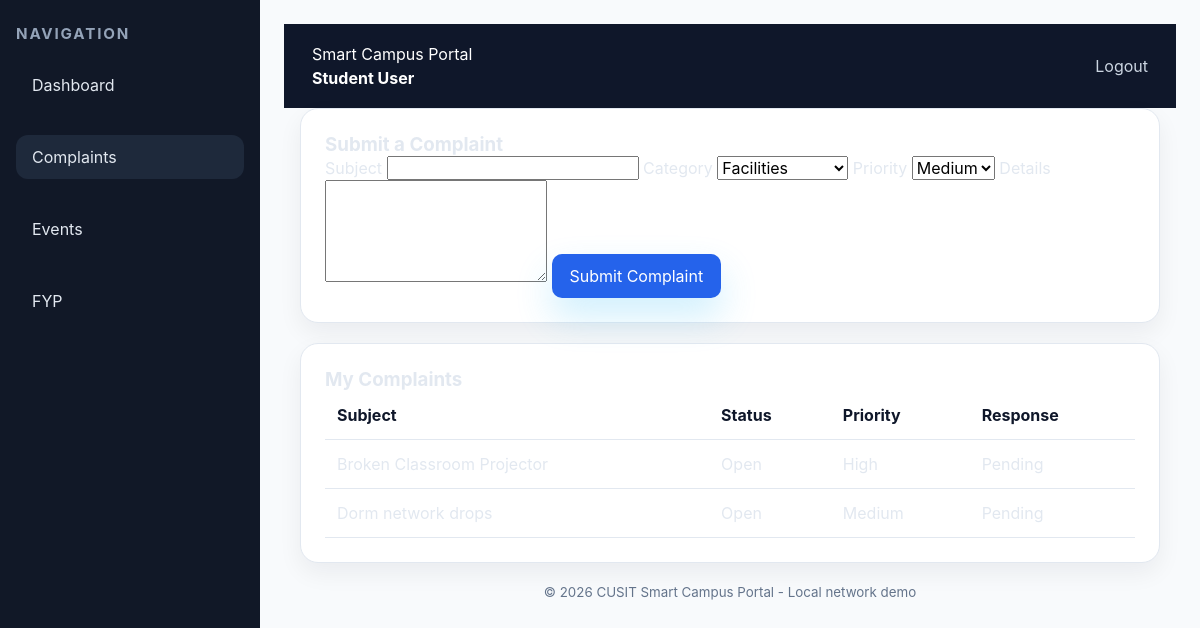
Screenshot of /student/complaints.php (signed in) with the database file from the repository.
### tables this page shows
CREATE TABLE users (
    id INT AUTO_INCREMENT PRIMARY KEY,
    name VARCHAR(100) NOT NULL,
    email VARCHAR(150) NOT NULL UNIQUE,
    password_hash VARCHAR(255) NOT NULL,
    role ENUM('admin','student') NOT NULL,
    created_at TIMESTAMP DEFAULT CURRENT_TIMESTAMP
);

CREATE TABLE complaints (
    id INT AUTO_INCREMENT PRIMARY KEY,
    student_id INT NOT NULL,
    category VARCHAR(100) NOT NULL,
    priority ENUM('Low','Medium','High') NOT NULL DEFAULT 'Medium',
    subject VARCHAR(255) NOT NULL,
    details TEXT NOT NULL,
    status ENUM('Open','In Progress','Resolved','Escalated') NOT NULL DEFAULT 'Open',
    admin_response TEXT,
    created_at TIMESTAMP DEFAULT CURRENT_TIMESTAMP,
    updated_at TIMESTAMP DEFAULT CURRENT_TIMESTAMP ON UPDATE CURRENT_TIMESTAMP,
    FOREIGN KEY (student_id) REFERENCES users(id) ON DELETE CASCADE
);

### includes/auth.php (called while the page is built, shortened)
<?php
require_once __DIR__ . '/../config.php';
function is_logged_in() {
    return !empty($_SESSION['user_id']);
}
function current_user_id() {
    return $_SESSION['user_id'] ?? null;
}

### config.php (called while the page is built, shortened)
<?php
function db_connect() {
    static $pdo = null;
    if ($pdo === null) {
        $dsn = 'mysql:host=' . DB_HOST . ';dbname=' . DB_NAME . ';charset=utf8mb4';
        $options = [
            PDO::ATTR_ERRMODE => PDO::ERRMODE_EXCEPTION,
            PDO::ATTR_DEFAULT_FETCH_MODE => PDO::FETCH_ASSOC,
            PDO::ATTR_EMULATE_PREPARES => false,
        ];
        try {
            $pdo = new PDO($dsn, DB_USER, DB_PASS, $options);
        } catch (PDOException $e) {
            throw new PDOException('Unable to connect to the database. Please make sure MySQL is running and the database "' . DB_NAME . '" exists. ' . $e->getMessage(), (int)$e->getCode(), $e);
        }
    }
    return $pdo;
}

### includes/functions.php (called while the page is built, shortened)
<?php
require_once __DIR__ . '/../config.php';
function fetch_all($query, $params = []) {
    $stmt = db_connect()->prepare($query);
    $stmt->execute($params);
    return $stmt->fetchAll();
}
function fetch_one($query, $params = []) {
    $stmt = db_connect()->prepare($query);
    $stmt->execute($params);
    return $stmt->fetch();
}
function sanitize($value) {
    return htmlspecialchars($value, ENT_QUOTES, 'UTF-8');
}
function current_user() {
    return fetch_one('SELECT id, name, email, role FROM users WHERE id = ?', [current_user_id()]);
}

### student/complaints.php (the view, shortened to what this page needs)
<?php
require_once __DIR__ . '/../includes/auth.php';
require_once __DIR__ . '/../includes/functions.php';
$complaints = fetch_all('SELECT * FROM complaints WHERE student_id = ? ORDER BY created_at DESC', [current_user_id()]);
?>
<!DOCTYPE html>
<html lang="en">
<head>
    <link rel="stylesheet" href="../assets/css/style.css">
</head>
<body>
<div class="page-shell">
    <?php include __DIR__ . '/../includes/sidebar.php'; ?>
    <div class="main-content">
        <?php include __DIR__ . '/../includes/header.php'; ?>
        <div class="container">
            <div class="card">
                <h3>Submit a Complaint</h3>
                <form method="POST">
                    <label>Subject</label>
                    <input type="text" name="subject" required>
                    <label>Category</label>
                    <select name="category">
                        <option>Facilities</option>
                    </select>
                    <label>Priority</label>
                    <select name="priority">
                        <option selected>Medium</option>
                    </select>
                    <label>Details</label>
                    <textarea name="details" rows="5" required></textarea>
                    <button class="btn btn-primary" type="submit">Submit Complaint</button>
                </form>
            </div>
            <div class="card">
                <h3>My Complaints</h3>
                <table>
                    <thead><tr><th>Subject</th><th>Status</th><th>Priority</th><th>Response</th></tr></thead>
                    <tbody>
                        <?php foreach ($complaints as $complaint): ?>
                            <tr>
                                <td><?php echo sanitize($complaint['subject']); ?></td>
                                <td><?php echo sanitize($complaint['status']); ?></td>
                                <td><?php echo sanitize($complaint['priority']); ?></td>
                                <td><?php echo sanitize($complaint['admin_response'] ?: 'Pending'); ?></td>
                            </tr>
                        <?php endforeach; ?>
                    </tbody>
                </table>
            </div>
        </div>
        <?php include __DIR__ . '/../includes/footer.php'; ?>
    </div>
</div>
</body>
</html>

### includes/header.php
<?php
require_once __DIR__ . '/auth.php';
require_once __DIR__ . '/functions.php';
$user = current_user();
?>
<header class="site-header">
    <div class="brand">
        <span>Smart Campus Portal</span>
        <strong><?php echo sanitize($user['name'] ?? 'Guest'); ?></strong>
    </div>
    <nav>
        <a href="../logout.php">Logout</a>
    </nav>
</header>

### assets/css/style.css (style rules this page uses)
* { box-sizing: border-box; margin: 0; padding: 0; }
body { font-family: 'Inter', Arial, sans-serif; min-height: 100vh; margin: 0; background: radial-gradient(circle at top, rgba(59,130,246,0.18), transparent 26%), linear-gradient(180deg, #0f172a 0%, #020617 100%); color: #e2e8f0; }
a { color: inherit; text-decoration: none; }
button, input, select, textarea { font: inherit; }
.container { width: min(1200px, 100% - 32px); margin: 0 auto; }
.page-shell { display: grid; min-height: 100vh; grid-template-columns: 260px 1fr; }
.btn { display: inline-flex; align-items: center; justify-content: center; border: none; border-radius: 14px; padding: 14px 20px; cursor: pointer; transition: transform .15s ease, background .15s ease, box-shadow .15s ease; }
.btn-primary { background: linear-gradient(135deg, #2563eb 0%, #3b82f6 100%); color: #ffffff; box-shadow: 0 18px 36px rgba(56, 189, 248, 0.24); }
header.site-header { background: #0f172a; color: #fff; padding: 20px 28px; display: flex; justify-content: space-between; align-items: center; }
header.site-header .brand { display: flex; flex-direction: column; gap: 4px; }
header.site-header nav a { margin-left: 16px; color: #cbd5e1; }
.main-content { padding: 24px; background: #f8fafc; }
.card { background: #fff; border: 1px solid #e2e8f0; border-radius: 18px; box-shadow: 0 10px 24px rgba(15, 23, 42, 0.06); padding: 24px; }
.card + .card { margin-top: 20px; }
table { width: 100%; border-collapse: collapse; }
th, td { padding: 14px 12px; border-bottom: 1px solid #e2e8f0; text-align: left; }
th { font-weight: 700; color: #0f172a; }
.btn { display: inline-flex; align-items: center; justify-content: center; border: none; border-radius: 10px; padding: 12px 18px; cursor: pointer; transition: transform .15s ease, background .15s ease; }
.btn-primary { background: #2563eb; color: white; }

### rows the page displays
users: name "Student User"
complaints: subject "Broken Classroom Projector", status "Open", priority "High", admin_response "Pending"
complaints: subject "Dorm network drops", status "Open", priority "Medium", admin_response "Pending"

### other values shown
$item['label'] "Dashboard"
$item['label'] "Complaints"
$item['label'] "Events"
$item['label'] "FYP"
